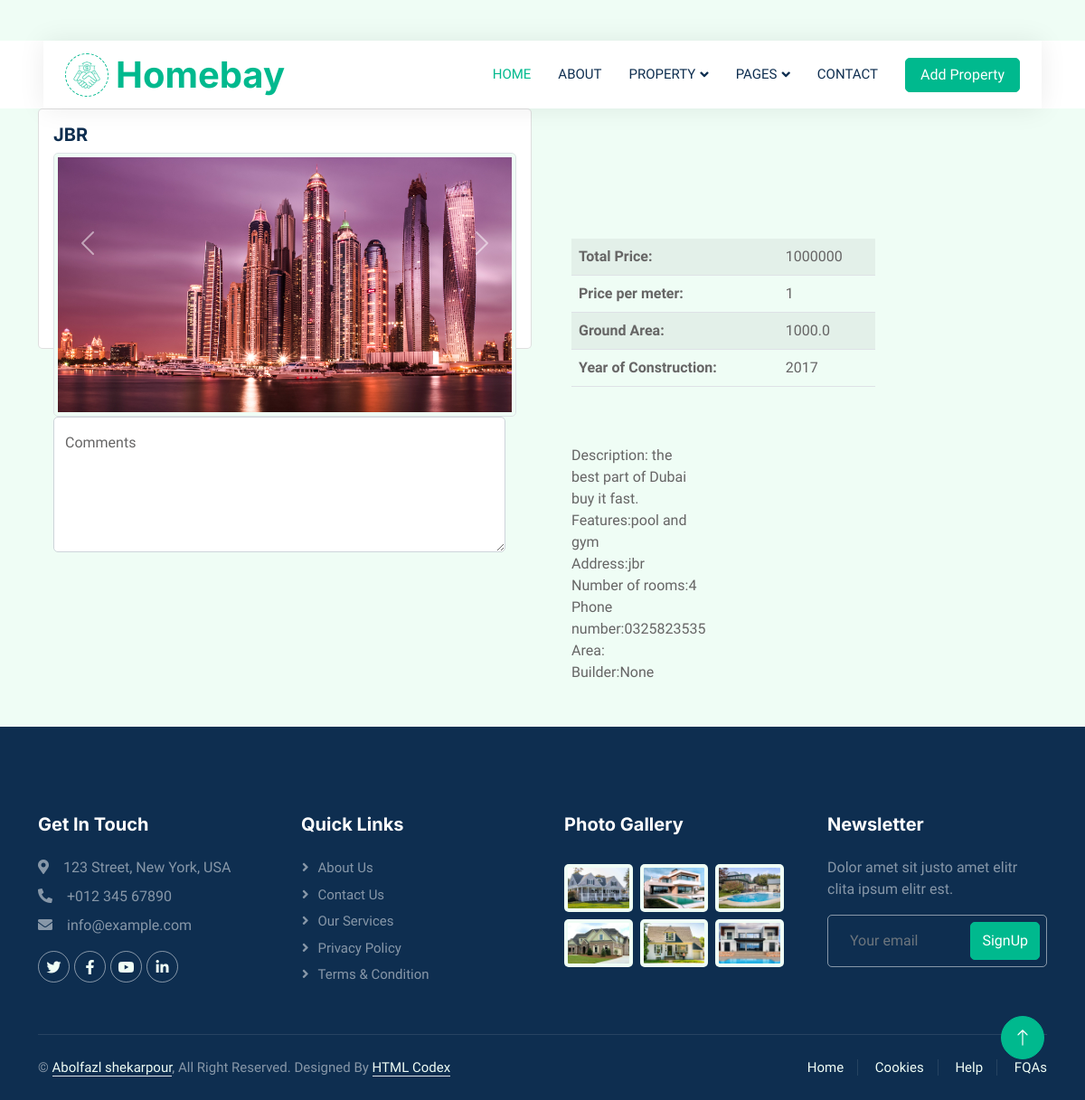
/detail/4/, run on the app's committed database.
### RealState/models.py (models this page shows, shortened)
class Property(models.Model):
    title = models.CharField(max_length=200)
    description = models.TextField( max_length=2000)
    address = models.TextField(max_length=300)
    phone_number = models.CharField(max_length=10)
    Year_of_Construction= models.DecimalField(max_digits=4,decimal_places=0)
    Number_of_rooms= models.DecimalField(max_digits=2 ,decimal_places=0)
    Ground_Area=models.FloatField()
    Features=models.TextField(max_length=4000)
    Total_Price=models.DecimalField(max_digits=14,decimal_places=0)
    Price_per_meter=models.DecimalField(max_digits=14,decimal_places=0)
    area = models.ForeignKey(Area,on_delete=models.CASCADE)
    Builder = models.ForeignKey(Builder,on_delete=models.CASCADE,null=True, blank=True , related_name='builder')
    Bathroom = models.DecimalField(max_digits=2 ,decimal_places=0,default=0)
    class Meta:
        ordering = ['id']

class Property_Images(models.Model):
    picture = models.ImageField(null=True, blank=True , upload_to ='images')
    property = models.ForeignKey(Property,on_delete=models.CASCADE , related_name='pictures')

### RealState/views.py (the view)
# urls.py: path('detail/<int:pk>/', detail , name='detail'),
def detail(request,pk=None):
    property = get_object_or_404(Property , pk=pk)
    return render(request, 'detail.html',{'property': property})

### RealState/templates/detail.html (shortened to what this page needs)
{% extends 'base.html' %}
{% load humanize %}
{% block content %}
<section class="properties">
    <div class="container">
        <div class="row">
            <div class="col-md-6">
                <div class="card property-card">
                    <div class="card-body">
                        <h5 class="card-title">{{ property.title }}</h5>
                        <div id="propertyImageCarousel" class="carousel slide" data-bs-ride="carousel" style="width: 100%; height: 200px;">
                            <div class="carousel-inner">
                                {% for image in property.pictures.all %}
                                    <div class="carousel-item{% if forloop.first %} active{% endif %}">
                                        <img src="{{ image.picture.url }}" alt="Property Image" class="d-block w-100 img-thumbnail" />
                                    </div>
                                {% endfor %}
                            </div>
                            <button class="carousel-control-prev" type="button" data-bs-target="#propertyImageCarousel" data-bs-slide="prev">
                                <span class="carousel-control-prev-icon" aria-hidden="true"></span>
                            </button>
                            <button class="carousel-control-next" type="button" data-bs-target="#propertyImageCarousel" data-bs-slide="next">
                                <span class="carousel-control-next-icon" aria-hidden="true"></span>
                            </button>
                            <div class="col-md-4">
                           <div class="form-floating">
                              <textarea class="form-control"
                               placeholder="Leave a comment here"
                              id="floatingTextarea2"
                                style="width: 500px;
                                      height: 150px"></textarea>
                               <label for="floatingTextarea2">Comments</label>
                          </div>
                        </div>
                    </div>
                </div>
            </div>
        </div>
            <div class="col-md-4"><br /><br /><br /><br /><br /><br />
                <div style="text-align: left; margin-left: 20px;">
                    <table class="table table-striped" style="width: 100%;">
                        <tbody>
                            <tr>
                                <th>Total Price:</th>
                                <td>{{ property.Total_Price }}</td>
                            </tr>
                            <tr>
                                <th>Price per meter:</th>
                                <td>{{ property.Price_per_meter }}</td>
                            </tr>
                            <tr>
                                <th>Ground Area:</th>
                                <td>{{ property.Ground_Area }}</td>
                            </tr>
                            <tr>
                                <th>Year of Construction:</th>
                                <td>{{ property.Year_of_Construction }}</td>
                            </tr>
                        </tbody>
                    </table>
                    <div class="col-md-5"><br /><br />
                        Description: {{ property.description }}
                        <br />
                        Features:{{ property.Features }}
                        <br />
                        Address:{{ property.address }}
                        <br />
                        Number of rooms:{{ property.Number_of_rooms }}
                        <br />
                        Phone number:{{ property.phone_number }}
                        <br />
                        Area:{{ property.Area }}
                        <br />
                        Builder:{{ property.Builder }}
                    </div>
                </div>
            </div>
            </div>
        </div>
</section>
{% endblock %}

### RealState/static/css/style.css (style rules this page uses)
:root { --primary: #00B98E; --secondary: #FF6922; --light: #EFFDF5; --dark: #0E2E50; }

### data on the page
Property: title "JBR", Total_Price "1000000", Price_per_meter "1", Ground_Area "1000.0", Year_of_Construction "2017", description "the best part of Dubai buy it fast.", Features "pool and gym", address "jbr", Number_of_rooms "4", phone_number "0325823535", Builder "None"
Property_Images: picture (picture)
